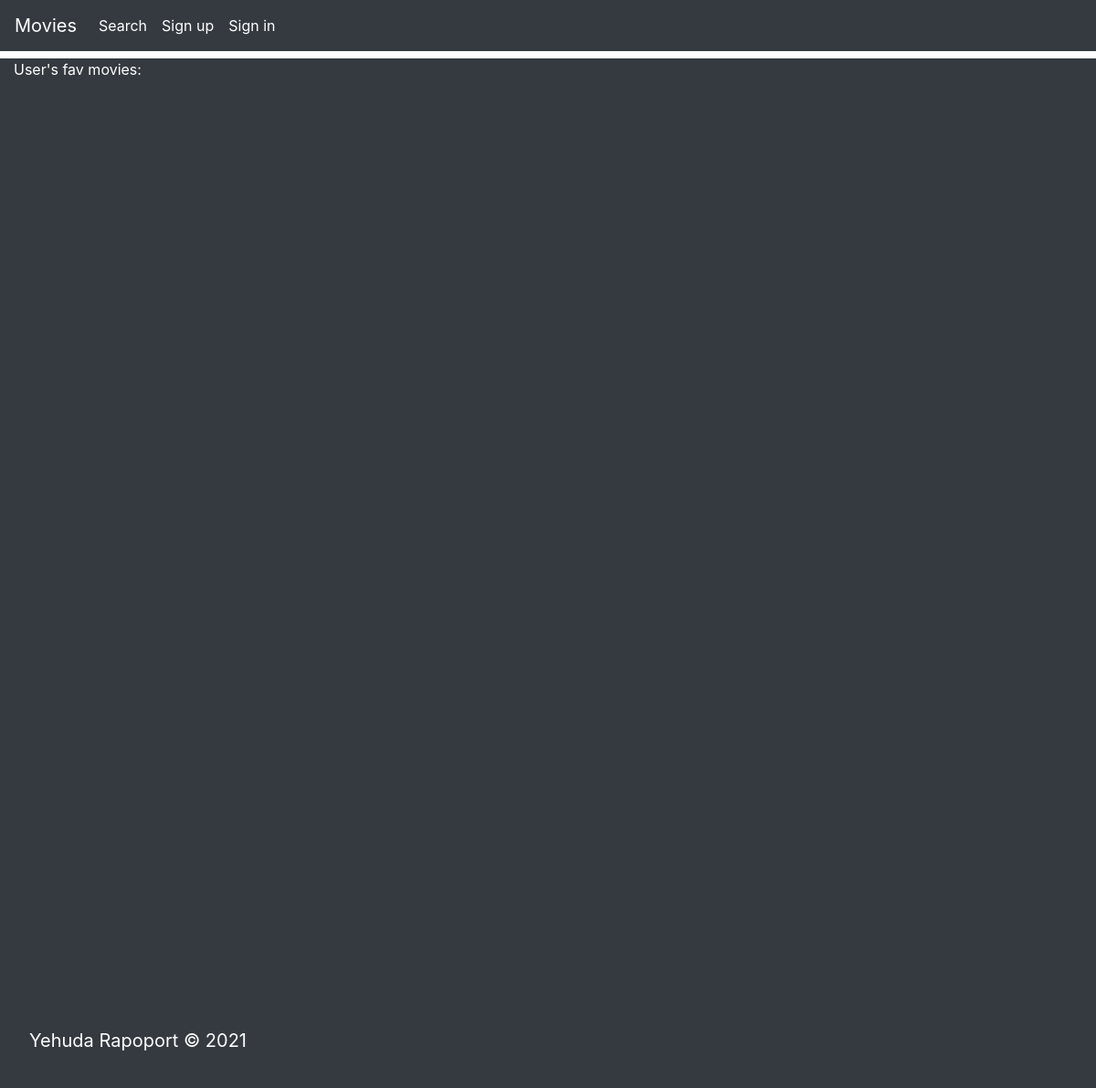
The page /user/2 on the database as committed earlier.
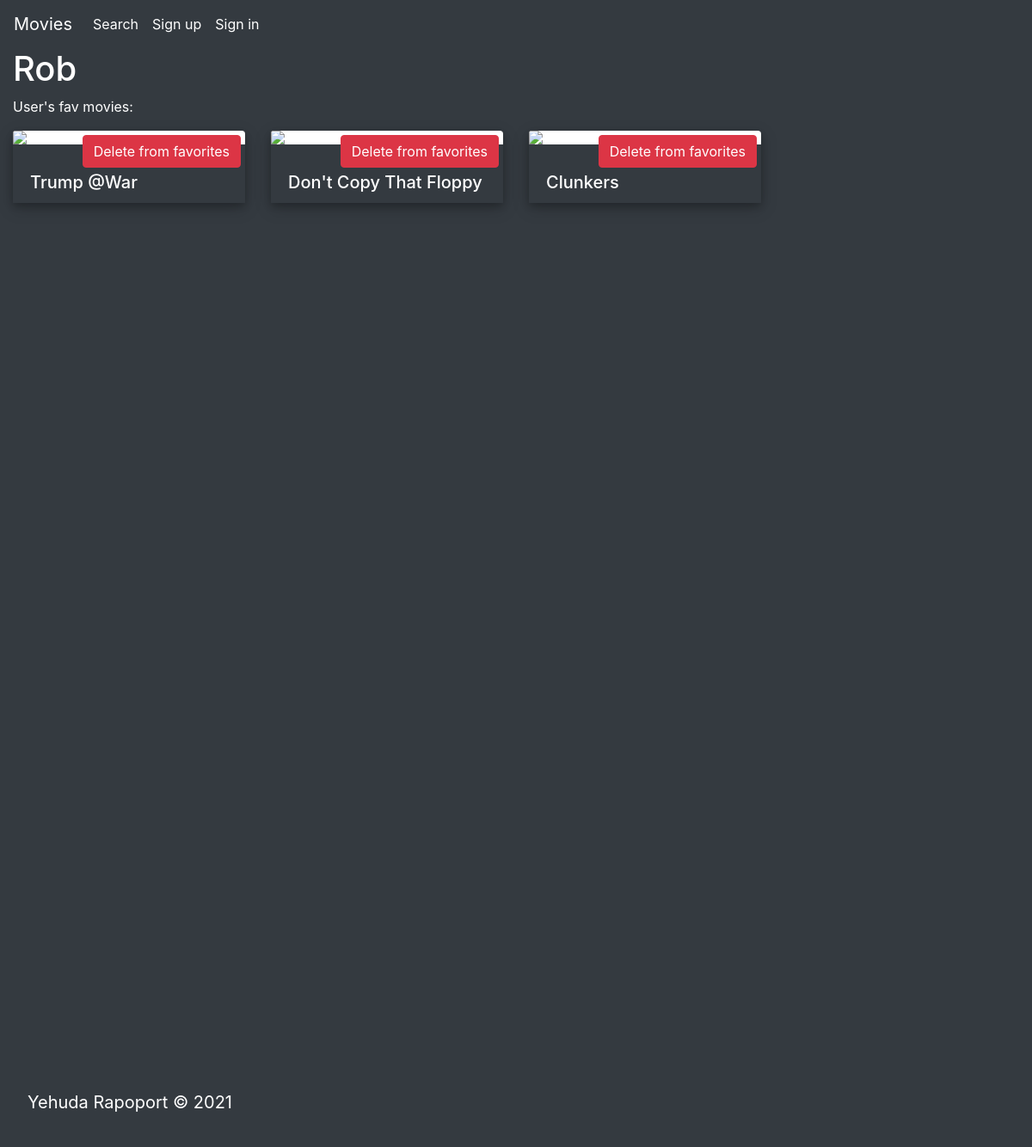
The same page on the database as committed later.
### webapp/models.py (models this page shows, shortened)
class User(db.Model, flask_login.UserMixin): # db.Model is required if you want to create an SQL model
    id = db.Column(db.Integer(), primary_key=True)
    name = db.Column(db.String(64), unique=True, nullable=False)
    password = db.Column(db.String(64), nullable=False)
    fav_movies = db.relationship("Movie", backref="users", secondary=user2movies)

class Movie(db.Model):
    id = db.Column(db.Integer(), primary_key=True)
    title = db.Column(db.String(64), nullable=False)
    poster_path = db.Column(db.String(128))
    description = db.Column(db.String(64))
    movie_id = db.Column(db.Integer(), unique=True, nullable=False)
    movie_comments = db.relationship("Comment", backref="comments", secondary=movie2comments)

### webapp/routes.py (the view)
@app.route('/user/<int:user_id>')
def profile_page(user_id):
    user = models.User.query.get(user_id)
    return flask.render_template("user_profile.html", user=user)

### webapp/templates/user_profile.html (shortened to what this page needs)
{% extends "base.html" %}
{% block content %}
    <h1>{{ user.name }}</h1>
    <p>User's fav movies:</p>
    <div class="content bg-dark text-white">
        <ul class="list-group">
        {% if user.fav_movies == None %}
            <li class="list-group-item" ><h2> {{ user.name }} has not added any favorite movies. Sorry! </h2></li>
            {% else %}
          <div class="row row-cols-1 row-cols-md-2 g-4">
              {% for movie in user.fav_movies %}
                <div class="col-sm-6 col-md-4 col-lg-3 colMargin" style="padding-bottom: 10px">
                  <div id="card-class" class="card h-100" style="border: none; margin-bottom: 28px; box-shadow: 0 4px 8px 0 rgba(0, 0, 0, 0.2), 0 6px 20px 0 rgba(0, 0, 0, 0.19);" id="poster">
                    {% if movie.poster_path != None %}
                    <a class="btn btn-danger" style="position: absolute; top: 5px; right: 5px" href="{{ url_for('delete_fav', id=movie.movie_id) }}">Delete from favorites</a>
                    {% else %}
                    <img class="card-img-top" src="https://s.studiobinder.com/wp-content/uploads/2019/06/Movie-Poster-Templates-StudioBinder.jpg.webp" width="200px" height="356px">
                    {% endif %}
                      <div class="card-body bg-dark text-white">
                        <a style="text-decoration: none; color: white; position:absolute; bottom:0px" href="http://127.0.0.1:5000/movie/{{movie.movie_id}}"><h5 class="card-title">{{movie.title}}</h5> </a>
                      </div>
                    </div>
                </div>
              {% endfor %}
            {% endif %}
          </div>
      </div>
    </div>
    <div class="container-fluid bg-dark text-white" style="height: 1000px;"></div>
{% endblock %}

### webapp/templates/base.html (shortened to what this page needs)
<!DOCTYPE html>
<html lang="en">
<head>
    <link rel="stylesheet" href="https://maxcdn.bootstrapcdn.com/bootstrap/4.0.0/css/bootstrap.min.css">
    <link rel="stylesheet" href="{{ url_for('static', filename='css/master.css') }}" />
</head>
<body>
<nav class="navbar navbar-expand-lg navbar-dark bg-dark sticky-top">
    <a class="navbar-brand" href="{{url_for('home')}}">Movies</a>
    <div class="collapse navbar-collapse"  id="navbarSupportedContent">
        <ul class="navbar-nav mr-auto">
            <li class="nav-item active">
                <a  class="nav-link"href="{{url_for('movie_search')}}">Search <span class="sr-only">(current)</span></a>
            </li>
            {% if current_user.is_authenticated %}
            <li class="nav-item active">
                <a  class="nav-link"href="{{url_for('profile_page', user_id=current_user.id)}}">{{ current_user.name }}'s Favorites<span class="sr-only">(current)</span></a>
            </li>
            <li class="nav-item  ">
                <a  class="nav-link"href="{{url_for('signout')}}">Sign out<span class="sr-only">(current)</span></a>
            </li>
            {% else %}
            <li class="nav-item active" >
                <a class="nav-link"href="{{url_for('signup')}}">Sign up<span class="sr-only">(current)</span></a>
            </li>
            <li class="nav-item active">
                <a  class="nav-link"href="{{url_for('signin')}}">Sign in<span class="sr-only">(current)</span></a>
            </li>
            {% endif %}
        </ul>
</div>
</nav>
<div class="container-fluid bg-dark text-white">
    {% block content %}
    {% endblock %}
<nav class="navbar bg-dark sticky-bottom">
    <p class="navbar text-white"><a class="navbar-brand text-white" href="https://www.linkedin.com/in/yehuda-rapoport/">Yehuda Rapoport © 2021</a></p>
</nav>
</body>
</html>

Rows that differ between the two databases and show on the page:
added User: name "Rob"
added Movie: title "Trump @War"
added Movie: title "Don't Copy That Floppy"
added Movie: title "Clunkers"
